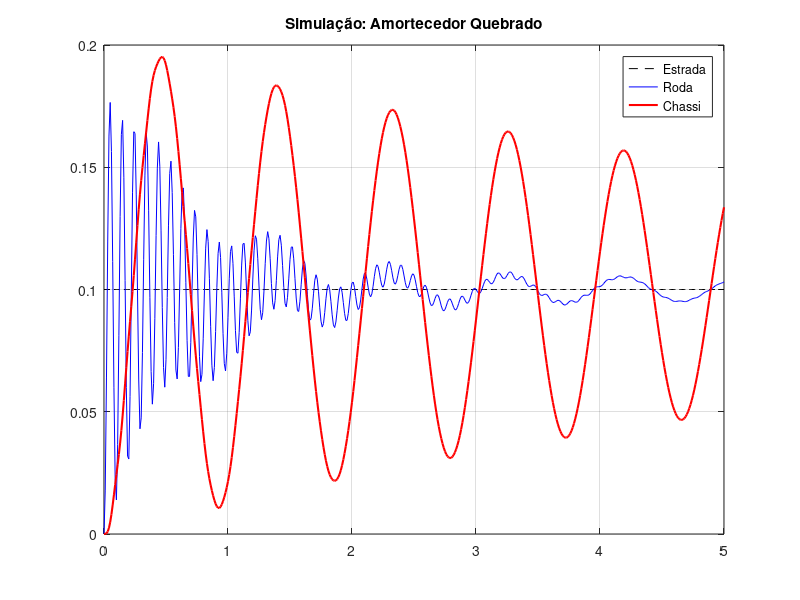

The MATLAB source for this figure:
pkg load control

% --- Parâmetros (QUEBRADO) ---
m2 = 300; m1 = 40; kt = 150000;
k1 = 15000; 
c1 = 100; % Amortecimento reduzido (falha)

% --- Matrizes ---
A = [0 1 0 0; -(k1+kt)/m1 -c1/m1 k1/m1 c1/m1; 0 0 0 1; k1/m2 c1/m2 -k1/m2 -c1/m2];
B = [0; kt/m1; 0; 0];
C = [1 0 0 0; 0 0 1 0]; 
D = [0; 0];

sys = ss(A, B, C, D);
t = 0:0.01:5;
u = 0.1 * ones(size(t)); 
[y, t] = lsim(sys, u, t);

% --- Plot ---
figure;
plot(t, u, 'k--', t, y(:,1), 'b', t, y(:,2), 'r', 'LineWidth', 1.5);
title('Simulação: Amortecedor Quebrado');
legend('Estrada', 'Roda', 'Chassi');
grid on;
